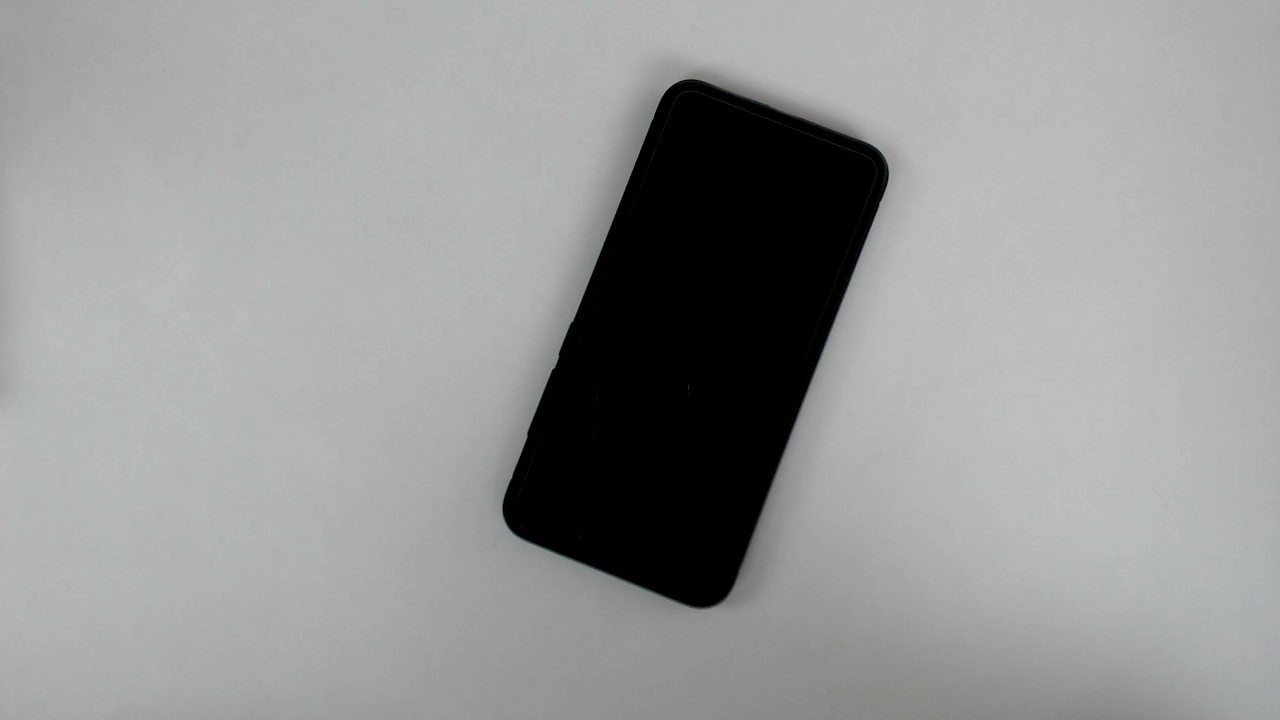
#> input picture pysource/phone.jpg, 1280 x 720 px, given in place of the camera
$ python final.py
#> lines starting #> are read from the running program, lines starting #| are printed output that depends on the picture; after the words box and inside, x2 and y2 are one past the last pixel; in counts of white or black regions, pixels touching at a corner belong together
from scipy.spatial import distance as dist
from imutils import perspective
from imutils import contours
import numpy as np
import argparse
import imutils
import cv2
import matplotlib.pyplot as plt
from imutils import paths
from object_detector import *

webcam = True
path = '1.jpg'
cap = cv2.VideoCapture(0)
cap.set(10,160)
cap.set(3,1920)
cap.set(4,1080)

def midpoint(ptA, ptB):
	return ((ptA[0] + ptB[0]) * 0.5, (ptA[1] + ptB[1]) * 0.5)

def detect_objects(frame):
		# Convert Image to grayscale
		gray = cv2.cvtColor(frame, cv2.COLOR_BGR2GRAY)

		# Create a Mask with adaptive threshold
		mask = cv2.adaptiveThreshold(gray, 255, cv2.ADAPTIVE_THRESH_MEAN_C, cv2.THRESH_BINARY_INV, 19, 5)

		edged = cv2.dilate(mask, None, iterations=3)
		edged = cv2.erode(edged, None, iterations=3)

		# Find contours
		contours, _ = cv2.findContours(edged, cv2.RETR_EXTERNAL, cv2.CHAIN_APPROX_SIMPLE)

		#cv2.imshow("mask", mask)
		objects_contours = []

		for cnt in contours:
			area = cv2.contourArea(cnt)
			if area > 2000:
				#cnt = cv2.approxPolyDP(cnt, 0.03*cv2.arcLength(cnt, True), True)
				objects_contours.append(cnt)

		return objects_contours,mask,edged

# Load Aruco detector
parameters = cv2.aruco.DetectorParameters_create()
aruco_dict = cv2.aruco.Dictionary_get(cv2.aruco.DICT_5X5_50)


while True:
	_, img = cap.read()
#> img is the input picture: shape (720, 1280, 3); mean B, G, R 151, 151.5, 150.2

	corners, _, _ = cv2.aruco.detectMarkers(img, aruco_dict, parameters=parameters)
#> corners = ()
	contours,mask,edged = detect_objects(img)
#> in detect_objects, `mask = cv2.adaptiveThreshold(gray, 255, cv2.ADAPTIVE_THRESH_MEAN_C, cv..`:
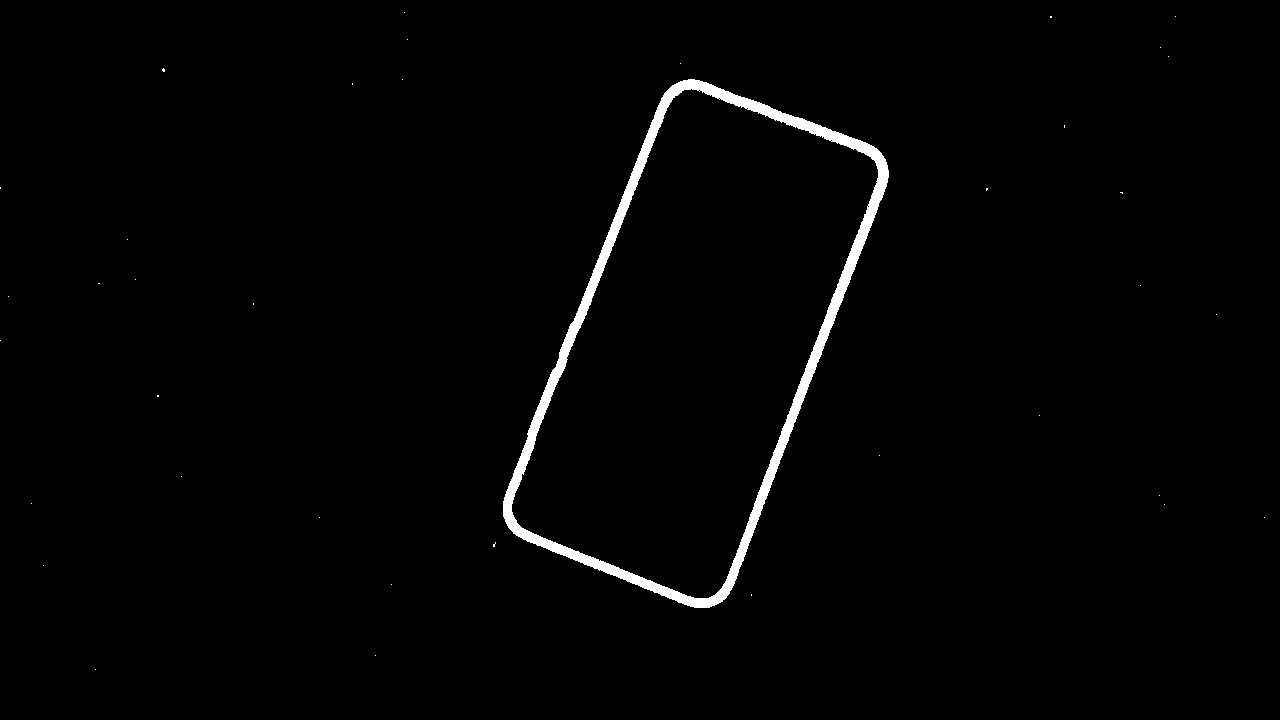
#> mask: shape (720, 1280); 1.5% white; 38 white regions (37 under 20 px), largest, box (x1, y1, x2, y2) and area: (503, 79, 889, 608) 13587
#> in detect_objects, `edged = cv2.dilate(mask, None, iterations=3)`:
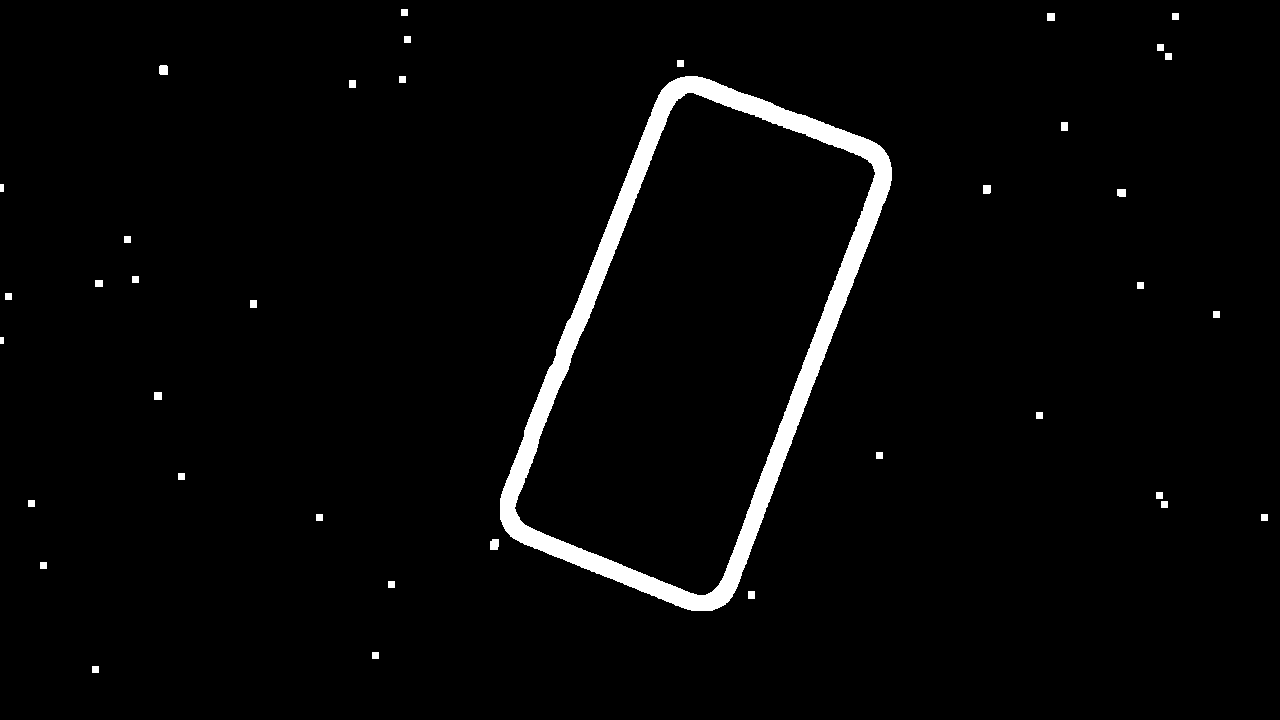
#> edged: shape (720, 1280); 2.9% white; 38 white regions, largest, box (x1, y1, x2, y2) and area: (500, 76, 892, 611) 24358, (490, 539, 499, 550) 92, (159, 65, 168, 75) 87
#> in detect_objects, `edged = cv2.erode(edged, None, iterations=3)`: edged: shape (720, 1280); 1.5% white; 38 white regions (37 under 20 px)
#> in detect_objects, `contours, _ = cv2.findContours(edged, cv2.RETR_EXTERNAL, cv2.CHAIN_APP..`: contours = 38 contours, 37 with area under 20; largest, box (x1, y1, x2, y2) and area: (503, 79, 889, 608) 118882
#> the loop in detect_objects, `for cnt in contours:` made 38 passes
#> area on pass 29: 118881.5
#> after the loop in detect_objects, `for cnt in contours:`: objects_contours = 1 contour; box (x1, y1, x2, y2) and area: (503, 79, 889, 608) 118882
#> contours has the same summary as objects_contours in detect_objects
	if corners:

		# Draw polygon around the marker
		int_corners = np.int0(corners)
		cv2.polylines(img, int_corners, True, (232, 192, 73), 10)

		# Aruco Perimeter
		aruco_perimeter = cv2.arcLength(corners[0], True)

		# Pixel to cm ratio
		pixel_cm_ratio = aruco_perimeter / 20

		for cnt in contours:
			# Get rect
			rect = cv2.minAreaRect(cnt)
			(x, y), (w, h), angle = rect

			# Get Width and Height of the Objects by applying the Ratio pixel to cm
			object_width = w / pixel_cm_ratio
			object_height = h / pixel_cm_ratio

			# Display rectangle
			box = cv2.boxPoints(rect)
			box = np.int0(box)

			cv2.circle(img, (int(x), int(y)), 7, (0, 0, 255), -1)
			cv2.polylines(img, [box], True, (255, 0, 0), 2)
			cv2.putText(img, "Width {} cm".format(round(object_width, 1)), (int(x - 100), int(y - 20)), cv2.FONT_HERSHEY_PLAIN, 2, (115, 252, 173), 2)
			cv2.putText(img, "Height {} cm".format(round(object_height, 1)), (int(x - 100), int(y + 20)), cv2.FONT_HERSHEY_PLAIN, 2, (115, 252, 173), 2)


	img = cv2.resize(img,(0,0),None,0.65,0.65)
#> img: shape (468, 832, 3)
	mask = cv2.resize(mask,(0,0),None,0.65,0.65)
#> mask: shape (468, 832)
	edged = cv2.resize(edged,(0,0),None,0.65,0.65)
#> edged: shape (468, 832)
	cv2.imshow('edged',edged)
	cv2.imshow('mask',mask)
	cv2.imshow('Image',img)

	if cv2.waitKey(1)& 0xFF == ord('q'):
#> (key q is pressed here)
		break

cap.release()
cv2.destroyAllWindows()
